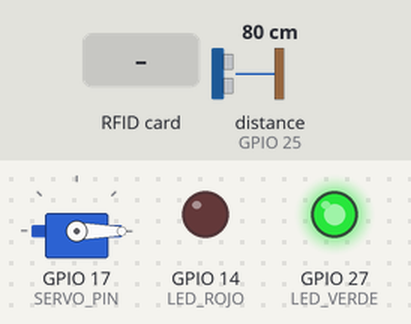
The sketch below on a simulated ESP32. On the bench: servo, output pins drawn as LEDs (lit = HIGH). Wiring (inferred from the names in the program): ultrasonic range finder: trigger GPIO 26; echo GPIO 25. Inputs (shaded band) come from the test bench; at power-on: distance to the obstacle (sensor on GPIO 25) 80 cm. The echo pulse lasts 58.3 µs per cm; WiFi joins after 1.5 s; servers stay silent unless stated; uploads are accepted with an empty reply; pins used as bus, display or sensor lines are not drawn; what the sketch prints to the serial monitor is not drawn.

Above: at 2.8 s.
2.9 s: distance to the obstacle (sensor on GPIO 25) set to 18 cm
4.4 s: distance to the obstacle (sensor on GPIO 25) set to 13 cm
At 6.1 s:
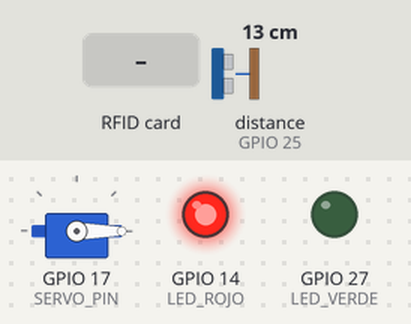
7.1 s: RFID card 5E 7A 19 C4 held to the reader
At 9.1 s:
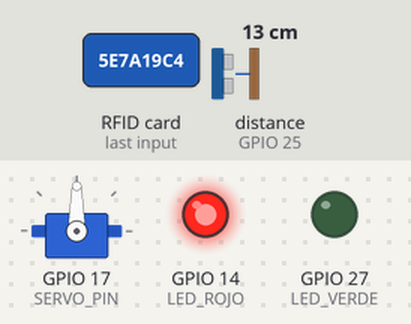
9.7 s: distance to the obstacle (sensor on GPIO 25) set to 4 cm
14.3 s: distance to the obstacle (sensor on GPIO 25) set to 2 cm
At 16.1 s:
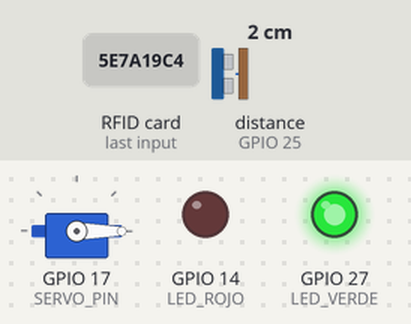
16.5 s: RFID card 5E 7A 19 C4 held to the reader
At 17.9 s:
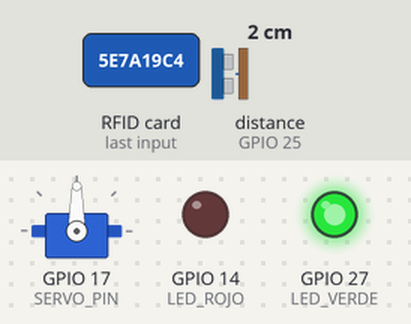
Timing chart, 0 to 24.2 s (numbered marks = the images above; inputs shaded):
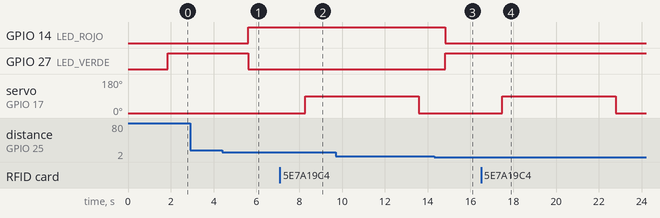

Measured:
- the behaviour switches between 16 and 15 cm on distance to the obstacle (sensor on GPIO 25) (found by bisection; images 0 and 1)
- the behaviour switches between 3 and 2 cm on distance to the obstacle (sensor on GPIO 25) (found by bisection; images 2 and 3)
- after the input at 2.9 s, every drawn part: stays the same
- after the input at 4.4 s, GPIO 14 (LED_ROJO): LOW → HIGH after 1.2 s; GPIO 27 (LED_VERDE): HIGH → LOW after 1.2 s
- after the input at 7.1 s, servo on GPIO 17 (SERVO_PIN): 0° → 90° after 1.2 s
- after the input at 14.3 s, GPIO 14 (LED_ROJO): HIGH → LOW after 0.53 s; GPIO 27 (LED_VERDE): LOW → HIGH after 0.53 s
- after the input at 16.5 s, servo on GPIO 17 (SERVO_PIN): 0° → 90° after 0.99 s, → 0° 5.3 s later

The sketch:

sketch_Ver6MotorApi.ino
```cpp
#include <WiFi.h>
#include <HTTPClient.h>
#include <ESP32Servo.h>
#include <SPI.h>
#include <MFRC522.h>

// WiFi
const char* ssid = "GOLEMS";
const char* password = "123456789";

// API Base y endpoints
const String BASE_URL = "https://c3d2-200-68-185-27.ngrok-free.app";
const String LOGIN_URL = BASE_URL + "/api/auth/rfid-login";
const String PLUMA_STATUS_URL = BASE_URL + "/api/pluma/status";
const String PARKING_STATUS_BASE = BASE_URL + "/api/parking/status/";

// Pines RFID
#define SS_1 5
#define SS_2 21
#define RST_PIN 22
MFRC522 rfid1(SS_1, RST_PIN);
MFRC522 rfid2(SS_2, RST_PIN);

// Servo
#define SERVO_PIN 17
Servo plumaServo;

// Sensor ultrasónico
#define TRIG_PIN 26
#define ECHO_PIN 25

// LEDs
#define LED_ROJO 14
#define LED_VERDE 27

// Lugar asignado
#define SPOT_ID 1

// Estado pluma
bool plumaAbierta = false;
bool abiertaPorRFID = false;
unsigned long tiempoApertura = 0;
const unsigned long DURACION_APERTURA = 5000;

// Estado del espacio
bool estadoOcupadoActual = false;

void setup() {
  Serial.begin(115200);

  WiFi.begin(ssid, password);
  while (WiFi.status() != WL_CONNECTED) {
    delay(500);
    Serial.print(".");
  }
  Serial.println("\n✅ WiFi conectado");

  // RFID
  SPI.begin(18, 19, 23); // VSPI
  rfid1.PCD_Init();
  rfid2.PCD_Init();

  // Servo
  plumaServo.attach(SERVO_PIN);
  plumaServo.write(0);

  // Sensor y LEDs
  pinMode(TRIG_PIN, OUTPUT);
  pinMode(ECHO_PIN, INPUT);
  pinMode(LED_ROJO, OUTPUT);
  pinMode(LED_VERDE, OUTPUT);
}

void loop() {
  if (WiFi.status() == WL_CONNECTED) {

    // Lector RFID 1
    if (!plumaAbierta && rfid1.PICC_IsNewCardPresent() && rfid1.PICC_ReadCardSerial()) {
      String uid = getUID(rfid1);
      Serial.println("📘 Lector 1 UID: " + uid);
      rfid1.PICC_HaltA();
      if (validarUID(uid)) abrirPluma(true);
      delay(1500);
    }

    // Lector RFID 2
    if (!plumaAbierta && rfid2.PICC_IsNewCardPresent() && rfid2.PICC_ReadCardSerial()) {
      String uid = getUID(rfid2);
      Serial.println("📗 Lector 2 UID: " + uid);
      rfid2.PICC_HaltA();
      if (validarUID(uid)) abrirPluma(true);
      delay(1500);
    }

    // Estado desde app
    String estado = obtenerEstadoPluma();
    if (estado == "open" && !plumaAbierta) {
      abrirPluma(false);
    } else if (estado == "closed" && plumaAbierta && !abiertaPorRFID) {
      cerrarPluma();
    }

    // Cierre automático
    if (plumaAbierta && abiertaPorRFID && (millis() - tiempoApertura > DURACION_APERTURA)) {
      Serial.println("⏱️ Cierre automático por tiempo");
      cerrarPluma();
    }

  } else {
    Serial.println("📡 WiFi desconectado");
  }

  // Sensor ultrasónico y LEDs
  float distancia = leerDistanciaCM();
  Serial.print("📏 Distancia: ");
  Serial.print(distancia);
  Serial.println(" cm");

  bool ocupado = (distancia > 2 && distancia <= 15);

  digitalWrite(LED_ROJO, ocupado ? HIGH : LOW);
  digitalWrite(LED_VERDE, ocupado ? LOW : HIGH);

  if (ocupado != estadoOcupadoActual) {
    if (ocupado) {
      Serial.println("🚗 Lugar ocupado (detectado por sensor)");
    } else {
      Serial.println("🅿️ Lugar libre");
    }

    actualizarEstadoEspacio(ocupado);
    estadoOcupadoActual = ocupado;
  }

  delay(1000);
}

// FUNCIONES

float leerDistanciaCM() {
  digitalWrite(TRIG_PIN, LOW);
  delayMicroseconds(2);
  digitalWrite(TRIG_PIN, HIGH);
  delayMicroseconds(10);
  digitalWrite(TRIG_PIN, LOW);

  long duracion = pulseIn(ECHO_PIN, HIGH, 30000);
  return duracion * 0.034 / 2;
}

void actualizarEstadoEspacio(bool ocupado) {
  HTTPClient http;
  String url = PARKING_STATUS_BASE + String(SPOT_ID);
  http.begin(url);
  http.addHeader("Content-Type", "application/json");

  String body = "{\"is_occupied\":";
  body += ocupado ? "true" : "false";
  body += ",\"is_reserved\":false}";

  int httpCode = http.PATCH(body);
  if (httpCode > 0) {
    Serial.print("📡 Estado enviado: ");
    Serial.println(body);
    String response = http.getString();
    Serial.println("🔁 Respuesta: " + response);
  } else {
    Serial.println("❌ Error al enviar estado: " + String(httpCode));
  }

  http.end();
}

String getUID(MFRC522 &lector) {
  String uid = "";
  for (byte i = 0; i < lector.uid.size; i++) {
    if (lector.uid.uidByte[i] < 0x10) uid += "0";
    uid += String(lector.uid.uidByte[i], HEX);
  }
  uid.trim();
  uid.toUpperCase();
  return uid;
}

bool validarUID(String uid) {
  uid.trim();
  uid.toUpperCase();
  Serial.println("📤 Enviando UID para validación: " + uid);

  HTTPClient http;
  http.begin(LOGIN_URL);
  http.addHeader("Content-Type", "application/json");

  String body = "{\"rfid_uid\":\"" + uid + "\"}";
  Serial.println("📝 Cuerpo enviado: " + body);

  int httpCode = http.POST(body);

  if (httpCode == 200) {
    String payload = http.getString();
    Serial.println("✅ Respuesta API: " + payload);
    http.end();
    return true;
  }

  Serial.println("⛔ RFID denegado o error (" + String(httpCode) + ")");
  http.end();
  return false;
}

String obtenerEstadoPluma() {
  HTTPClient http;
  http.begin(PLUMA_STATUS_URL);
  int httpCode = http.GET();

  if (httpCode == 200) {
    String result = http.getString();
    Serial.println("📥 Estado pluma: " + result);
    http.end();
    if (result.indexOf("open") != -1) return "open";
    if (result.indexOf("closed") != -1) return "closed";
  }

  http.end();
  return "unknown";
}

void abrirPluma(bool porRFID) {
  plumaServo.write(90);
  plumaAbierta = true;
  abiertaPorRFID = porRFID;
  tiempoApertura = millis();
  Serial.println("🚦 Pluma abierta");
}

void cerrarPluma() {
  plumaServo.write(0);
  plumaAbierta = false;
  abiertaPorRFID = false;
  Serial.println("🚧 Pluma cerrada");
}
```
